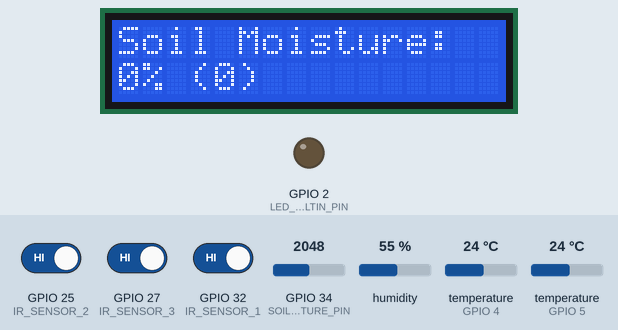
A sketch run on a simulated ESP32. Shown: 16×2 character LCD, output pins drawn as LEDs (lit = HIGH). The test bench sets the inputs (shaded band); at power-on: humidity 55 %, GPIO 34 (SOIL_MOISTURE_PIN) = 2048, temperature (sensors on GPIO 5, GPIO 4) 24 °C, GPIO 25 (IR_SENSOR_2) HIGH, GPIO 27 (IR_SENSOR_3) HIGH, GPIO 32 (IR_SENSOR_1) HIGH. WiFi joins after 1.5 s; servers stay silent unless stated; the Firebase database answers and starts empty; what the sketch prints to the serial monitor is not drawn.

Above: at 2.8 s.
2.9 s: humidity set to 22 %
9.4 s: GPIO 34 (SOIL_MOISTURE_PIN) set to 2866
14.4 s: temperature (sensor on GPIO 5) set to 12 °C
At 23.6 s:
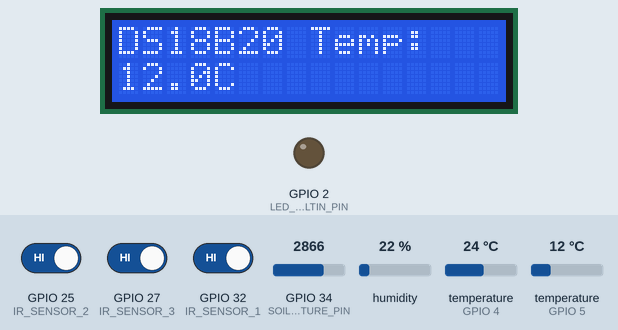
24.4 s: temperature (sensor on GPIO 4) set to 12 °C
At 33.5 s:
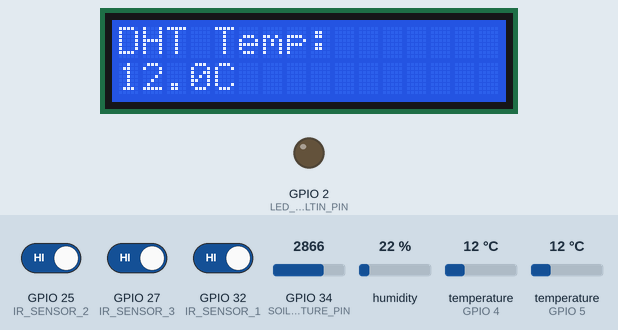
34.4 s: GPIO 34 (SOIL_MOISTURE_PIN) set to 3972
At 40.3 s:
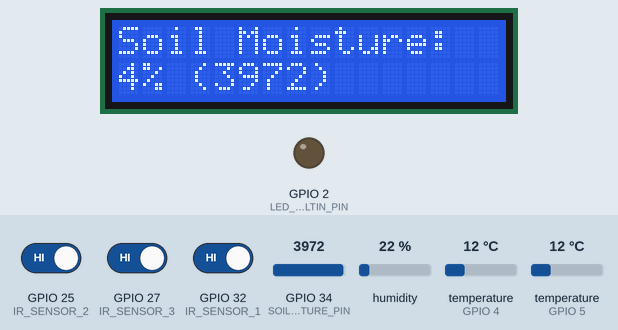
41.4 s: temperature (sensor on GPIO 5) set to 19 °C
At 48.6 s:
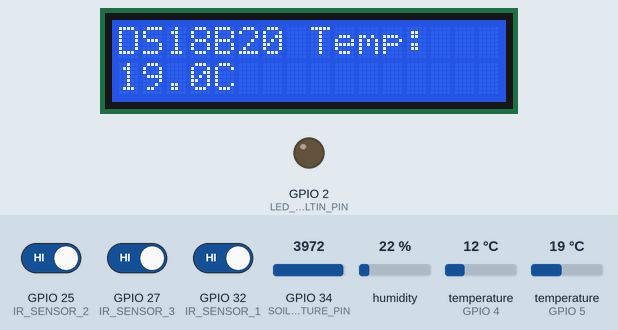
Timing chart, 0 to 50.1 s (numbered marks = the images above; inputs shaded):
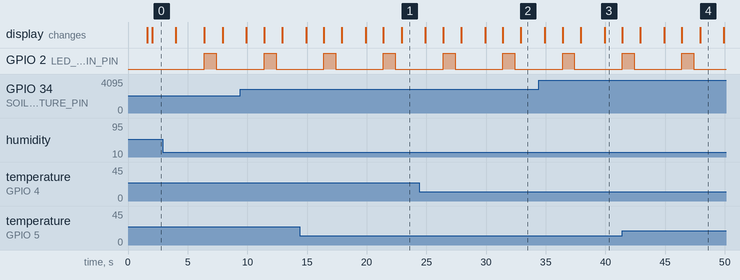

The sketch:

code.ino
```cpp
#include <WiFi.h>
#include <Firebase_ESP_Client.h>
#include <Wire.h>
#include <LiquidCrystal_I2C.h>
#include <DHT.h>
#include <OneWire.h>
#include <DallasTemperature.h>

#include "addons/TokenHelper.h"
#include "addons/RTDBHelper.h"

// WiFi credentials
#define WIFI_SSID "Galaxy S21 Ultra 5G"
#define WIFI_PASSWORD "20010516"

#define API_KEY "AIzaSyB8qDCohGD8lREkTLl8tmKJjRGdl535iWU"
#define DATABASE_URL "https://moisturetrack-d2615-default-rtdb.asia-southeast1.firebasedatabase.app/"

// Sensor pins
#define SOIL_MOISTURE_PIN 34
#define DHT_PIN 4
#define ONE_WIRE_BUS 5
#define DHT_TYPE DHT11
#define LED_BUILTIN_PIN 2

// IR Sensor Pins
#define IR_SENSOR_1 32
#define IR_SENSOR_2 25
#define IR_SENSOR_3 27


DHT dht(DHT_PIN, DHT_TYPE);
OneWire oneWire(ONE_WIRE_BUS);
DallasTemperature ds18b20(&oneWire);
LiquidCrystal_I2C lcd(0x27, 16, 2);


FirebaseData fbdo;
FirebaseAuth auth;
FirebaseConfig config;

// Sensor variables
int soilMoistureValue, soilMoisturePercent;
float dhtHumidity, dhtTemp, ds18b20Temp, heatIndex;

// LCD display
enum DisplayState {
  SHOW_SOIL_MOISTURE,
  SHOW_DHT_HUMIDITY,
  SHOW_DHT_TEMP,
  SHOW_DS18B20_TEMP,
  SHOW_HEAT_INDEX
};
DisplayState currentState = SHOW_SOIL_MOISTURE;

bool ir1State = false;
bool ir2State = false;
bool ir3State = false;

// Timing
unsigned long lastUpdateTime = 0;
const int updateInterval = 5000;
unsigned long lastDisplayChange = 0;
const int displayChangeInterval = 2000;

void setup() {
  Serial.begin(115200);
  pinMode(LED_BUILTIN_PIN, OUTPUT);

  dht.begin();
  ds18b20.begin();
  lcd.init();
  lcd.backlight();

  // Connect to WiFi
  WiFi.begin(WIFI_SSID, WIFI_PASSWORD);
  lcd.print("Connecting WiFi");
  Serial.print("Connecting to WiFi");
  while (WiFi.status() != WL_CONNECTED) {
    delay(500);
    Serial.print(".");
  }

  lcd.clear();
  lcd.print("WiFi Connected");
  Serial.println("\nWiFi Connected");

  // Configure Firebase
  config.api_key = API_KEY;
  config.database_url = DATABASE_URL;
  auth.user.email = "test@email.com";
  auth.user.password = "123456";

  // Connect to Firebase
  Firebase.begin(&config, &auth);
  Firebase.reconnectWiFi(true);

   // Initialize pins
  pinMode(IR_SENSOR_1, INPUT);
  pinMode(IR_SENSOR_2, INPUT);
  pinMode(IR_SENSOR_3, INPUT);

}

void loop() {
  unsigned long currentTime = millis();

  // Update sensors and send to Firebase
  if (currentTime - lastUpdateTime >= updateInterval) {
    readSensors();
    readIrSensor();
    if (Firebase.ready()) {
      sendToFirebase();
      getFirebaseData();
    }
    lastUpdateTime = currentTime;
  }


  if (currentTime - lastDisplayChange >= displayChangeInterval) {
    updateDisplay();
    lastDisplayChange = currentTime;
  }
}
void getFirebaseData(){
  if (Firebase.RTDB.getInt(&fbdo, "/led")) {
    int ledState = fbdo.intData();

    if (ledState == 1) {
      lcd.clear();
      lcd.print("Alarm");
      digitalWrite(LED_BUILTIN_PIN, HIGH);
      delay(1000);
      digitalWrite(LED_BUILTIN_PIN, LOW);
      delay(500);
    } else {
      digitalWrite(LED_BUILTIN_PIN, LOW);
    }

    Serial.print("LED State: ");
    Serial.println(ledState);
  }
  else if (Firebase.RTDB.getInt(&fbdo, "/maxTemperature")) {
    int maxTemperature = fbdo.intData();

    if (maxTemperature < ds18b20Temp ) {
      lcd.clear();
      lcd.print("Alarm");
      digitalWrite(LED_BUILTIN_PIN, HIGH);
      delay(1000);
      digitalWrite(LED_BUILTIN_PIN, LOW);
      delay(500);
    } else {
      digitalWrite(LED_BUILTIN_PIN, LOW);
    }
  }
  else if (Firebase.RTDB.getInt(&fbdo, "/minSoilMoisture")) {
    int minSoilMoisture = fbdo.intData();


    if (minSoilMoisture > soilMoisturePercent ) {
      lcd.clear();
      lcd.print("Alarm");
      digitalWrite(LED_BUILTIN_PIN, HIGH);
      delay(1000);
      digitalWrite(LED_BUILTIN_PIN, LOW);
      delay(500);
    } else {
      digitalWrite(LED_BUILTIN_PIN, LOW);
    }
  }
   if (Firebase.RTDB.getInt(&fbdo, "/minTemperature")) {
    int minTemperature = fbdo.intData();


    if (minTemperature > ds18b20Temp ) {
      lcd.clear();
      lcd.print("Alarm");
      digitalWrite(LED_BUILTIN_PIN, HIGH);
      delay(1000);
      digitalWrite(LED_BUILTIN_PIN, LOW);
      delay(500);
    } else {
      digitalWrite(LED_BUILTIN_PIN, LOW);
    }
  }
   if (Firebase.RTDB.getInt(&fbdo, "/maxSoilMoisture")) {
    int maxSoilMoisture = fbdo.intData();


    if (maxSoilMoisture < soilMoisturePercent ) {
      lcd.clear();
      lcd.print("Alarm");
      digitalWrite(LED_BUILTIN_PIN, HIGH);
      delay(1000);
      digitalWrite(LED_BUILTIN_PIN, LOW);
      delay(500);
    } else {
      digitalWrite(LED_BUILTIN_PIN, LOW);
    }
  }
  else {
    Serial.print("Firebase error: ");
    Serial.println(fbdo.errorReason());
  }
}
void readSensors() {
  // Read all sensors
  soilMoistureValue = analogRead(SOIL_MOISTURE_PIN);
  soilMoisturePercent = map(soilMoistureValue, 4095, 1500, 0, 100);
  soilMoisturePercent = constrain(soilMoisturePercent, 0, 100);

  dhtHumidity = dht.readHumidity();
  dhtTemp = dht.readTemperature();

  ds18b20.requestTemperatures();
  ds18b20Temp = ds18b20.getTempCByIndex(0);

  heatIndex = dht.computeHeatIndex(dhtTemp, dhtHumidity, false);

  // Print to serial
  Serial.println("\nSensor Readings:");
  Serial.printf("Soil: %d%% (%d)\n", soilMoisturePercent, soilMoistureValue);
  Serial.printf("DHT - Hum: %.1f%%, Temp: %.1fC\n", dhtHumidity, dhtTemp);
  Serial.printf("DS18B20: %.1fC\n", ds18b20Temp);
  Serial.printf("Heat Index: %.1fC\n", heatIndex);
}

void sendToFirebase() {
  // Create JSON object for Realtime Database
  FirebaseJson json;

  json.set("soil_moisture/value", soilMoisturePercent);
  json.set("soil_moisture/raw", soilMoistureValue);
  json.set("dht/humidity", dhtHumidity);
  json.set("dht/temperature", dhtTemp);
  json.set("ds18b20/temperature", ds18b20Temp);
  json.set("heat_index", heatIndex);
  json.set("ir/ir1", ir1State);
  json.set("ir/ir2", ir2State);
  json.set("ir/ir3", ir3State);
  json.set("timestamp/.sv", "timestamp"); // Server timestamp

  // Send to Realtime Database
  if (Firebase.RTDB.setJSON(&fbdo, "/sensor_data/latest", &json)) {
    Serial.println("RTDB update success");
    //lcd.clear();
    //lcd.print("Data Uploaded!");
    //delay(1000);
  } else {
    Serial.println("RTDB error: " + fbdo.errorReason());
    lcd.clear();
    lcd.print("Upload Failed!");
    delay(1000);
  }
}

void updateDisplay() {
  lcd.clear();
  switch (currentState) {
    case SHOW_SOIL_MOISTURE:
      lcd.print("Soil Moisture:");
      lcd.setCursor(0, 1);
      lcd.printf("%d%% (%d)", soilMoisturePercent, soilMoistureValue);
      currentState = SHOW_DHT_HUMIDITY;
      break;

    case SHOW_DHT_HUMIDITY:
      lcd.print("Humidity:");
      lcd.setCursor(0, 1);
      lcd.printf("%.1f%%", dhtHumidity);
      currentState = SHOW_DHT_TEMP;
      break;

    case SHOW_DHT_TEMP:
      lcd.print("DHT Temp:");
      lcd.setCursor(0, 1);
      lcd.printf("%.1fC", dhtTemp);
      currentState = SHOW_DS18B20_TEMP;
      break;

    case SHOW_DS18B20_TEMP:
      lcd.print("DS18B20 Temp:");
      lcd.setCursor(0, 1);
      lcd.printf("%.1fC", ds18b20Temp);
      currentState = SHOW_HEAT_INDEX;
      break;

    case SHOW_HEAT_INDEX:
      lcd.print("Heat Index:");
      lcd.setCursor(0, 1);
      lcd.printf("%.1fC", heatIndex);
      currentState = SHOW_SOIL_MOISTURE;
      break;

  }
}
void readIrSensor(){
   ir1State = digitalRead(IR_SENSOR_1) == LOW;  // LOW when object detected
  ir2State = digitalRead(IR_SENSOR_2) == LOW;
  ir3State = digitalRead(IR_SENSOR_3) == LOW;

  // Print to serial monitor
  Serial.printf("IR States - 1: %s | 2: %s | 3: %s\n",
               ir1State ? "ACTIVE" : "INACTIVE",
               ir2State ? "ACTIVE" : "INACTIVE",
               ir3State ? "ACTIVE" : "INACTIVE");
}
```

Measured:
- by itself, GPIO 2 (LED_BUILTIN_PIN): alternates HIGH for 1.0 s and LOW for 4.0 s
